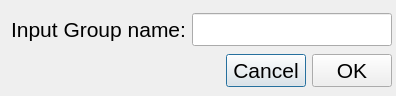
<?xml version="1.0" encoding="UTF-8"?>
<ui version="4.0">
 <class>ChangeGroup</class>
 <widget class="QDialog" name="ChangeGroup">
  <property name="geometry">
   <rect>
    <x>0</x>
    <y>0</y>
    <width>396</width>
    <height>96</height>
   </rect>
  </property>
  <property name="font">
   <font>
    <pointsize>16</pointsize>
   </font>
  </property>
  <property name="windowTitle">
   <string>Change Group Info</string>
  </property>
  <widget class="QWidget" name="">
   <property name="geometry">
    <rect>
     <x>11</x>
     <y>11</y>
     <width>381</width>
     <height>78</height>
    </rect>
   </property>
   <layout class="QVBoxLayout" name="verticalLayout">
    <item>
     <layout class="QHBoxLayout" name="horizontalLayout">
      <item>
       <widget class="QLabel" name="label">
        <property name="text">
         <string>Input Group name:</string>
        </property>
       </widget>
      </item>
      <item>
       <widget class="QLineEdit" name="m_groupName"/>
      </item>
     </layout>
    </item>
    <item>
     <layout class="QHBoxLayout" name="horizontalLayout_3">
      <item>
       <spacer name="horizontalSpacer">
        <property name="orientation">
         <enum>Qt::Horizontal</enum>
        </property>
        <property name="sizeHint" stdset="0">
         <size>
          <width>40</width>
          <height>20</height>
         </size>
        </property>
       </spacer>
      </item>
      <item>
       <layout class="QHBoxLayout" name="horizontalLayout_2">
        <item>
         <widget class="QPushButton" name="m_cancel">
          <property name="text">
           <string>Cancel</string>
          </property>
         </widget>
        </item>
        <item>
         <widget class="QPushButton" name="m_ok">
          <property name="text">
           <string>OK</string>
          </property>
         </widget>
        </item>
       </layout>
      </item>
     </layout>
    </item>
   </layout>
  </widget>
 </widget>
 <resources/>
 <connections/>
</ui>
